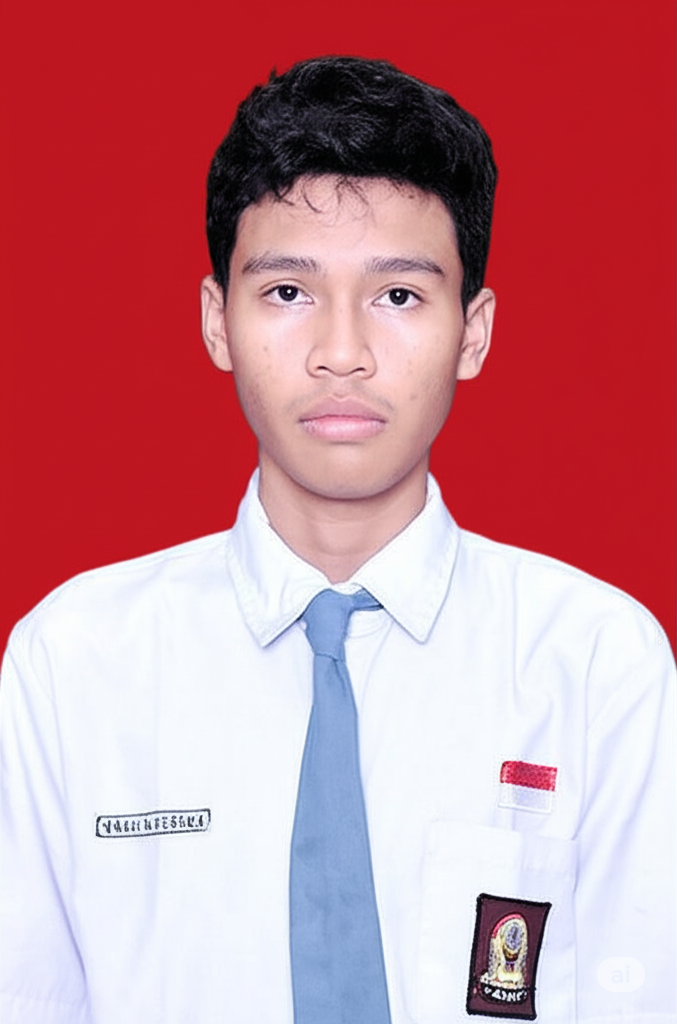
#> input picture FaceSimilarityApp/dataset/Naafi/1754317956794.jpg, 677 x 1024 px; its folder holds only this picture in this run
$ python -i app.py   (imports and definitions only)
#> lines starting #> are read from the running program, lines starting #| are printed output that depends on the picture
# python -m streamlit run app.py

import streamlit as st
import cv2
import numpy as np
import os
import tempfile
import matplotlib.pyplot as plt

from PIL import Image
from sklearn.metrics.pairwise import cosine_similarity
from sklearn.model_selection import train_test_split
from scipy.spatial.distance import euclidean

# [5 lines not run here, left out]

# [5 lines left out: function switch_theme, not called in this run]

THEME_DETECT_JS = """
<script>
(function() {
    const params = new URLSearchParams(window.location.search);
    if (params.has('theme')) return;
    const prefersDark = window.matchMedia('(prefers-color-scheme: dark)').matches;
    params.set('theme', prefersDark ? 'dark' : 'light');
    window.location.replace(window.location.pathname + '?' + params.toString());
})();
</script>
"""

query_params = st.query_params
# [1 line that did not run here, left out]

# [2 lines that did not run here, left out]
if "theme_override" not in st.session_state:
    st.session_state.theme_override = False

is_dark = (st.session_state.theme == "dark")

if is_dark:
    bg             = "#0A0E1A"
    app_bg         = "linear-gradient(135deg, #0A0E1A 0%, #0D1321 50%, #0A0E1A 100%)"
    sidebar_bg     = "linear-gradient(180deg, #111827 0%, #0D1521 100%)"
    metric_bg      = "rgba(15,23,42,0.9)"
    result_bg      = "rgba(15,23,42,0.95)"
    track_bg       = "rgba(30,41,59,0.8)"
    border         = "rgba(99,102,241,0.2)"
    border_soft    = "rgba(99,102,241,0.1)"
    accent         = "#6366F1"
    accent_glow    = "rgba(99,102,241,0.7)"
    accent_dim     = "rgba(99,102,241,0.15)"
    cyan           = "#22D3EE"
    green          = "#34D399"
    text_primary   = "#F8FAFC"
    text_body      = "#CBD5E1"
    text_muted     = "#64748B"
    text_faint     = "#475569"
    text_badge     = "#818CF8"
    text_mono_v    = "#A5B4FC"
    footer_color   = "#1E293B"
    grad_title     = "linear-gradient(135deg, #F8FAFC 0%, #A5B4FC 50%, #22D3EE 100%)"
else:
    bg             = "#F8FAFC"
    app_bg         = "linear-gradient(135deg, #F8FAFC 0%, #EEF2FF 50%, #F8FAFC 100%)"
    sidebar_bg     = "linear-gradient(180deg, #FFFFFF 0%, #F1F5F9 100%)"
    metric_bg      = "rgba(255,255,255,0.95)"
    result_bg      = "rgba(255,255,255,0.98)"
    track_bg       = "rgba(226,232,240,0.8)"
    border         = "rgba(99,102,241,0.25)"
    border_soft    = "rgba(99,102,241,0.12)"
    accent         = "#4F46E5"
    accent_glow    = "rgba(79,70,229,0.4)"
    accent_dim     = "rgba(99,102,241,0.08)"
    cyan           = "#0891B2"
    green          = "#059669"
    text_primary   = "#0F172A"
    text_body      = "#1E293B"
    text_muted     = "#475569"
    text_faint     = "#64748B"
    text_badge     = "#4F46E5"
    text_mono_v    = "#4338CA"
    footer_color   = "#94A3B8"
    grad_title     = "linear-gradient(135deg, #0F172A 0%, #4338CA 50%, #0891B2 100%)"

css = f"""
<style>
@import url('https://fonts.googleapis.com/css2?family=Inter:wght@300;400;500;600;700&family=JetBrains+Mono:wght@400;500;600&display=swap');

html, body, [class*="css"] {{ font-family: 'Inter', sans-serif; }}

.stApp {{
    background: {app_bg};
    min-height: 100vh;
}}
[data-testid="stSidebar"] {{
    background: {sidebar_bg};
    border-right: 1px solid {border};
}}
[data-testid="stSidebar"] * {{ color: {text_body} !important; }}

.hero-header {{ text-align: center; padding: 2.5rem 1rem 1.5rem; margin-bottom: 0.5rem; }}
.hero-badge {{
    display: inline-block;
    background: {accent_dim};
    border: 1px solid {border};
    color: {text_badge};
    font-family: 'JetBrains Mono', monospace;
    font-size: 0.7rem; font-weight: 600;
    letter-spacing: 0.15em;
    padding: 0.3rem 1rem; border-radius: 20px;
    margin-bottom: 1rem; text-transform: uppercase;
}}
.hero-title {{
    font-size: 2.8rem; font-weight: 700;
    background: {grad_title};
    -webkit-background-clip: text; -webkit-text-fill-color: transparent; background-clip: text;
    margin: 0.5rem 0; line-height: 1.15; letter-spacing: -0.02em;
}}
.hero-subtitle {{
    color: {text_muted}; font-size: 1rem;
    max-width: 560px; margin: 0 auto; line-height: 1.6;
}}

.section-label {{ display: flex; align-items: center; gap: 0.6rem; margin: 2rem 0 1rem; }}
.section-dot {{
    width: 8px; height: 8px; border-radius: 50%;
    background: {accent}; box-shadow: 0 0 10px {accent_glow}; flex-shrink: 0;
}}
.section-title {{ color: {text_primary}; font-size: 1.1rem; font-weight: 600; letter-spacing: -0.01em; margin: 0; }}
.section-sub {{ color: {text_faint}; font-size: 0.8rem; font-family: 'JetBrains Mono', monospace; margin-left: auto; }}

.metric-row {{ display: flex; gap: 1rem; margin: 1.2rem 0; }}
.metric-tile {{
    flex: 1; background: {metric_bg}; border: 1px solid {border};
    border-radius: 12px; padding: 1.1rem 1.2rem;
    position: relative; overflow: hidden; box-shadow: 0 1px 3px rgba(0,0,0,0.06);
}}
.metric-tile::before {{
    content: ''; position: absolute; top: 0; left: 0; right: 0; height: 2px;
    background: linear-gradient(90deg, {accent}, {cyan});
}}
.metric-label {{
    color: {text_faint}; font-family: 'JetBrains Mono', monospace;
    font-size: 0.68rem; font-weight: 500; letter-spacing: 0.08em;
    text-transform: uppercase; margin-bottom: 0.4rem;
}}
.metric-value {{ color: {text_primary}; font-size: 1.5rem; font-weight: 700; font-family: 'JetBrains Mono', monospace; letter-spacing: -0.02em; }}
.metric-value.accent {{ color: {cyan}; }}
.metric-value.green {{ color: {green}; }}

.img-label {{
    color: {text_muted}; font-family: 'JetBrains Mono', monospace;
    font-size: 0.7rem; font-weight: 500; letter-spacing: 0.1em;
    text-transform: uppercase; margin-bottom: 0.6rem; display: block;
}}

.result-card {{
    background: {result_bg}; border: 1px solid {border_soft};
    border-radius: 16px; padding: 1rem; text-align: center;
    position: relative; overflow: hidden; box-shadow: 0 1px 4px rgba(0,0,0,0.06);
}}
.result-card.best {{ border-color: {border}; box-shadow: 0 0 24px {accent_dim}; }}
.rank-badge {{
    display: inline-block; font-family: 'JetBrains Mono', monospace;
    font-size: 0.65rem; font-weight: 600; letter-spacing: 0.12em;
    padding: 0.25rem 0.7rem; border-radius: 20px; margin-bottom: 0.8rem; text-transform: uppercase;
}}
.rank-badge.gold {{ background: {accent_dim}; border: 1px solid {border}; color: {text_badge}; }}
.rank-badge.silver {{ background: rgba(8,145,178,0.08); border: 1px solid rgba(8,145,178,0.25); color: {cyan}; }}
.rank-badge.bronze {{ background: rgba(148,163,184,0.08); border: 1px solid rgba(148,163,184,0.2); color: {text_muted}; }}
.identity-name {{ color: {text_primary}; font-size: 1rem; font-weight: 600; margin: 0.6rem 0 0.3rem; }}
.identity-file {{ color: {text_faint}; font-family: 'JetBrains Mono', monospace; font-size: 0.65rem; }}
.score-container {{ margin: 0.8rem 0 0.4rem; }}
.score-header {{ display: flex; justify-content: space-between; align-items: center; margin-bottom: 0.4rem; }}
.score-label-text {{ color: {text_faint}; font-family: 'JetBrains Mono', monospace; font-size: 0.65rem; text-transform: uppercase; letter-spacing: 0.08em; }}
.score-number {{ font-family: 'JetBrains Mono', monospace; font-size: 0.85rem; font-weight: 600; color: {text_mono_v}; }}
.score-track {{ height: 6px; background: {track_bg}; border-radius: 99px; overflow: hidden; }}
.score-fill {{ height: 100%; border-radius: 99px; background: linear-gradient(90deg, {accent}, {cyan}); }}

[data-testid="stFileUploader"] {{
    background: {accent_dim} !important;
    border: 1.5px dashed {border} !important;
    border-radius: 12px !important;
}}
.stDownloadButton {{
    display: flex !important;
    justify-content: center !important;
    width: 100% !important;
    margin-top: 1.5rem !important;
}}
.stDownloadButton > button {{
    background: {accent_dim} !important;
    border: 1px solid {border} !important;
    color: {text_mono_v} !important;
    border-radius: 8px !important;
    font-family: 'JetBrains Mono', monospace !important;
    font-size: 0.85rem !important;
    padding: 0.6rem 2.5rem !important;
    transition: all 0.3s ease !important;
}}
.stDownloadButton > button:hover {{
    background: {border} !important;
    color: {text_primary} !important;
}}

hr {{ border: none !important; border-top: 1px solid {border_soft} !important; margin: 2rem 0 !important; }}
p, label, .stMarkdown {{ color: {text_body} !important; }}
h1, h2, h3 {{ color: {text_primary} !important; }}
::-webkit-scrollbar {{ width: 5px; }}
::-webkit-scrollbar-track {{ background: {bg}; }}
::-webkit-scrollbar-thumb {{ background: {border}; border-radius: 99px; }}
</style>
"""
# [7 lines not run here, left out]

# ── KOMPRESI PCA BERWARNA (RGB) ──────────────────────────────────────────────
# [88 lines left out: functions compress_image_pca_color, compress_image_pca_gray, preprocess_image_color, not called in this run]

def preprocess_image(path, img_size=(100, 100)):
#> called with path = 'dataset/Naafi/1754317956794.jpg', img_size = (100, 100)
    img = cv2.imread(path)
#> img is the input picture: shape (1024, 677, 3); mean B, G, R 143.4, 133.5, 200.1
    if img is None:
        raise ValueError(f"Gagal membaca gambar: {path}")
    gray = cv2.cvtColor(img, cv2.COLOR_BGR2GRAY)
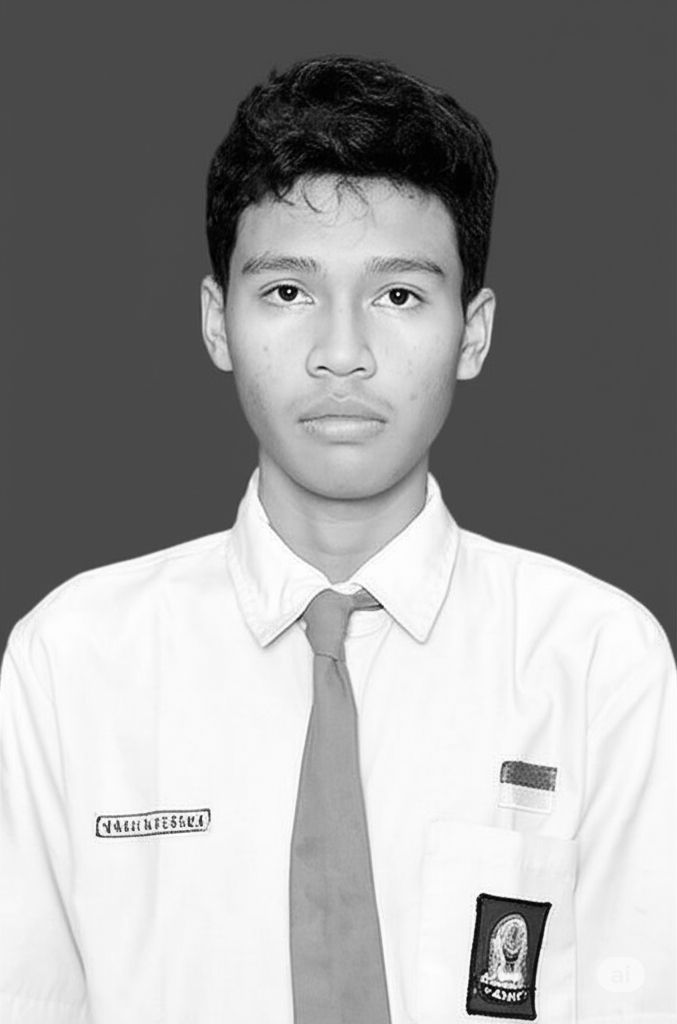
#> gray: shape (1024, 677); min 0, max 255, mean 154.5
    face_cascade = cv2.CascadeClassifier(
        cv2.data.haarcascades +
        "haarcascade_frontalface_default.xml"
    )
    faces = face_cascade.detectMultiScale(
        gray,
        scaleFactor=1.1,
        minNeighbors=5,
        minSize=(30, 30)
    )
#> faces = [[201, 182, 288, 288]]
    # Konversi ke RGB
    img_rgb = cv2.cvtColor(img, cv2.COLOR_BGR2RGB)
    if len(faces) > 0:
        x, y, w, h = max(faces, key=lambda f: f[2] * f[3])
#> x = 201; y = 182; w = 288; h = 288
        img_rgb = img_rgb[y:y+h, x:x+w]
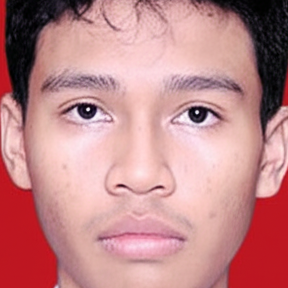
#> img_rgb: shape (288, 288, 3); mean R, G, B 193.7, 136.1, 138.2
    # Histogram equalization per channel RGB
    r, g, b = cv2.split(img_rgb)
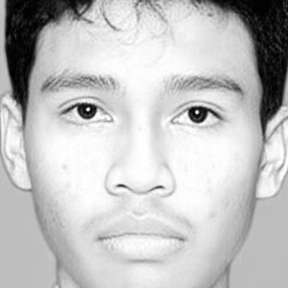
#> r: shape (288, 288); min 0, max 255, mean 193.7
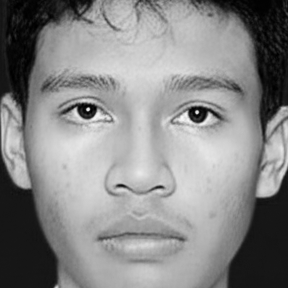
#> g: shape (288, 288); min 0, max 250, mean 136.1
    r = cv2.equalizeHist(r)
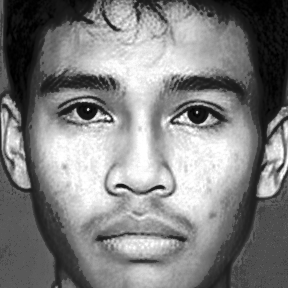
#> r: shape (288, 288); min 0, max 255, mean 128.9
    g = cv2.equalizeHist(g)
    b = cv2.equalizeHist(b)
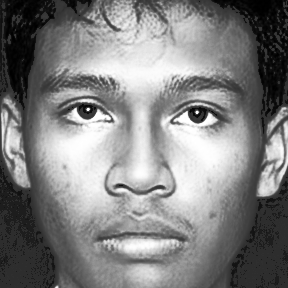
#> b: shape (288, 288); min 0, max 255, mean 128.8
    img_rgb = cv2.merge([r, g, b])

    img_rgb = cv2.resize(img_rgb, img_size)
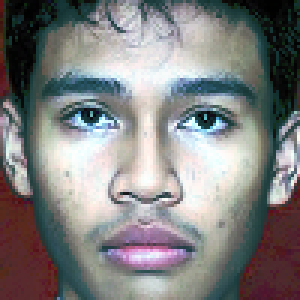
#> img_rgb: shape (100, 100, 3) (shown 3 times larger); mean R, G, B 128.8, 128.7, 128.6
    return img_rgb.flatten().astype(float)

# [15 lines that did not run here, left out]

def center_data(X):
    mean_face = np.mean(X, axis=0)
    return X - mean_face, mean_face

# [4 lines left out: function compute_pca_svd, not called in this run]


def project_faces(X_centered, eigenfaces):
    return np.dot(X_centered, eigenfaces.T)

# [134 lines left out: functions extract_feature, recognize_cosine_topk, compare_two_faces, compute_pca_svd_variance, predict_cosine, predict_euclidean and 2 more, not called in this run]

#========================================
# ── SIDEBAR
#========================================
# [89 lines not run here, left out]

DATASET_PATH = "FaceSimilarityApp/dataset"
IMG_SIZE = (100, 100)

# [3 lines not run here, left out]

# [4 lines that did not run here, left out]

# [8 lines that did not run here, left out]

#=======================
# MENU
#=======================

#menu ke 1
# [773 lines not run here, left out]

>>> result = preprocess_image('dataset/Naafi/1754317956794.jpg')
